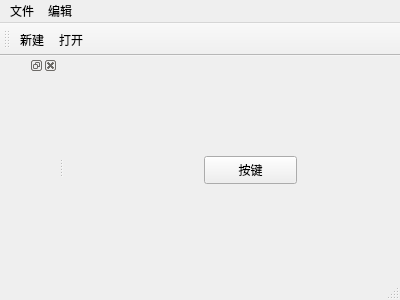
<?xml version="1.0" encoding="UTF-8"?>
<ui version="4.0">
 <class>MainWindow</class>
 <widget class="QMainWindow" name="MainWindow">
  <property name="geometry">
   <rect>
    <x>0</x>
    <y>0</y>
    <width>400</width>
    <height>300</height>
   </rect>
  </property>
  <property name="windowTitle">
   <string>MainWindow</string>
  </property>
  <widget class="QWidget" name="centralWidget">
   <widget class="QPushButton" name="pushButton">
    <property name="geometry">
     <rect>
      <x>140</x>
      <y>100</y>
      <width>93</width>
      <height>28</height>
     </rect>
    </property>
    <property name="text">
     <string>按键</string>
    </property>
   </widget>
  </widget>
  <widget class="QMenuBar" name="menuBar">
   <property name="geometry">
    <rect>
     <x>0</x>
     <y>0</y>
     <width>400</width>
     <height>26</height>
    </rect>
   </property>
   <widget class="QMenu" name="menu">
    <property name="title">
     <string>文件</string>
    </property>
    <addaction name="actionnew"/>
    <addaction name="actionnew2"/>
    <addaction name="separator"/>
    <addaction name="actionzuij"/>
   </widget>
   <widget class="QMenu" name="menu_2">
    <property name="title">
     <string>编辑</string>
    </property>
   </widget>
   <addaction name="menu"/>
   <addaction name="menu_2"/>
  </widget>
  <widget class="QToolBar" name="mainToolBar">
   <attribute name="toolBarArea">
    <enum>TopToolBarArea</enum>
   </attribute>
   <attribute name="toolBarBreak">
    <bool>false</bool>
   </attribute>
   <addaction name="actionnew"/>
   <addaction name="actionnew2"/>
  </widget>
  <widget class="QStatusBar" name="statusBar"/>
  <widget class="QDockWidget" name="dockWidget">
   <attribute name="dockWidgetArea">
    <number>1</number>
   </attribute>
   <widget class="QWidget" name="dockWidgetContents"/>
  </widget>
  <action name="actionnew">
   <property name="text">
    <string>新建</string>
   </property>
  </action>
  <action name="actionnew2">
   <property name="text">
    <string>打开</string>
   </property>
  </action>
  <action name="actionzuij">
   <property name="text">
    <string>最近打开的文件</string>
   </property>
  </action>
 </widget>
 <layoutdefault spacing="6" margin="11"/>
 <resources/>
 <connections/>
</ui>
